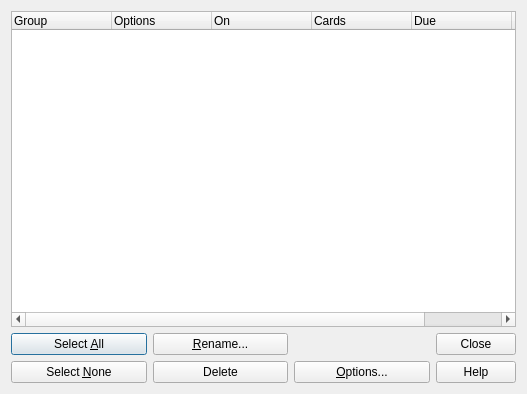
<?xml version="1.0" encoding="UTF-8"?>
<ui version="4.0">
 <class>Dialog</class>
 <widget class="QDialog" name="Dialog">
  <property name="geometry">
   <rect>
    <x>0</x>
    <y>0</y>
    <width>527</width>
    <height>394</height>
   </rect>
  </property>
  <property name="windowTitle">
   <string>Groups</string>
  </property>
  <layout class="QVBoxLayout" name="verticalLayout">
   <item>
    <widget class="QTreeWidget" name="tree">
     <property name="sizePolicy">
      <sizepolicy hsizetype="Expanding" vsizetype="Expanding">
       <horstretch>0</horstretch>
       <verstretch>10</verstretch>
      </sizepolicy>
     </property>
     <property name="alternatingRowColors">
      <bool>true</bool>
     </property>
     <property name="selectionMode">
      <enum>QAbstractItemView::ExtendedSelection</enum>
     </property>
     <property name="expandsOnDoubleClick">
      <bool>false</bool>
     </property>
     <attribute name="headerStretchLastSection">
      <bool>false</bool>
     </attribute>
     <column>
      <property name="text">
       <string>Group</string>
      </property>
     </column>
     <column>
      <property name="text">
       <string>Options</string>
      </property>
     </column>
     <column>
      <property name="text">
       <string>On</string>
      </property>
     </column>
     <column>
      <property name="text">
       <string>Cards</string>
      </property>
     </column>
     <column>
      <property name="text">
       <string>Due</string>
      </property>
     </column>
     <column>
      <property name="text">
       <string>New</string>
      </property>
     </column>
    </widget>
   </item>
   <item>
    <layout class="QGridLayout" name="gridLayout">
     <item row="0" column="0">
      <widget class="QPushButton" name="selAll">
       <property name="text">
        <string>Select &amp;All</string>
       </property>
      </widget>
     </item>
     <item row="0" column="1">
      <widget class="QPushButton" name="rename">
       <property name="text">
        <string>&amp;Rename...</string>
       </property>
      </widget>
     </item>
     <item row="1" column="0">
      <widget class="QPushButton" name="selNone">
       <property name="text">
        <string>Select &amp;None</string>
       </property>
      </widget>
     </item>
     <item row="1" column="1">
      <widget class="QPushButton" name="delete_2">
       <property name="text">
        <string>Delete</string>
       </property>
      </widget>
     </item>
     <item row="0" column="3" rowspan="2">
      <widget class="QDialogButtonBox" name="buttonBox">
       <property name="orientation">
        <enum>Qt::Vertical</enum>
       </property>
       <property name="standardButtons">
        <set>QDialogButtonBox::Close|QDialogButtonBox::Help</set>
       </property>
      </widget>
     </item>
     <item row="1" column="2">
      <widget class="QPushButton" name="opts">
       <property name="text">
        <string>&amp;Options...</string>
       </property>
      </widget>
     </item>
    </layout>
   </item>
  </layout>
 </widget>
 <tabstops>
  <tabstop>tree</tabstop>
  <tabstop>selAll</tabstop>
  <tabstop>selNone</tabstop>
  <tabstop>rename</tabstop>
  <tabstop>delete_2</tabstop>
  <tabstop>buttonBox</tabstop>
 </tabstops>
 <resources/>
 <connections>
  <connection>
   <sender>buttonBox</sender>
   <signal>accepted()</signal>
   <receiver>Dialog</receiver>
   <slot>accept()</slot>
   <hints>
    <hint type="sourcelabel">
     <x>489</x>
     <y>322</y>
    </hint>
    <hint type="destinationlabel">
     <x>524</x>
     <y>338</y>
    </hint>
   </hints>
  </connection>
 </connections>
</ui>
